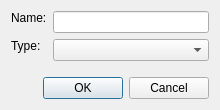
<?xml version="1.0" encoding="UTF-8"?>
<ui version="4.0">
 <class>CFlowGraphNewTokenDlg</class>
 <widget class="QDialog" name="CFlowGraphNewTokenDlg">
  <property name="geometry">
   <rect>
    <x>0</x>
    <y>0</y>
    <width>220</width>
    <height>110</height>
   </rect>
  </property>
  <layout class="QVBoxLayout" name="verticalLayout">
   <item>
    <layout class="QFormLayout" name="formLayout">
     <item row="0" column="0">
      <widget class="QLabel" name="GRAPH_TOKEN_NAME_LABEL">
       <property name="text">
        <string>Name:</string>
       </property>
       <property name="alignment">
        <set>Qt::AlignLeading|Qt::AlignLeft|Qt::AlignTop</set>
       </property>
      </widget>
     </item>
     <item row="0" column="1">
      <widget class="QLineEdit" name="GRAPH_TOKEN_NAME">
       <property name="alignment">
        <set>Qt::AlignLeading|Qt::AlignLeft|Qt::AlignVCenter</set>
       </property>
      </widget>
     </item>
     <item row="1" column="0">
      <widget class="QLabel" name="GRAPH_TOKEN_TYPE_LABEL">
       <property name="text">
        <string>Type:</string>
       </property>
       <property name="alignment">
        <set>Qt::AlignLeading|Qt::AlignLeft|Qt::AlignTop</set>
       </property>
      </widget>
     </item>
     <item row="1" column="1">
      <widget class="QComboBox" name="GRAPH_TOKEN_TYPE">
       <property name="editable">
        <bool>false</bool>
       </property>
       <property name="insertPolicy">
        <enum>QComboBox::NoInsert</enum>
       </property>
      </widget>
     </item>
    </layout>
   </item>
   <item>
    <spacer name="verticalSpacer">
     <property name="orientation">
      <enum>Qt::Vertical</enum>
     </property>
     <property name="sizeHint" stdset="0">
      <size>
       <width>20</width>
       <height>18</height>
      </size>
     </property>
    </spacer>
   </item>
   <item>
    <widget class="QDialogButtonBox" name="buttonBox">
     <property name="standardButtons">
      <set>QDialogButtonBox::Cancel|QDialogButtonBox::Ok</set>
     </property>
    </widget>
   </item>
  </layout>
 </widget>
 <resources/>
 <connections/>
</ui>
